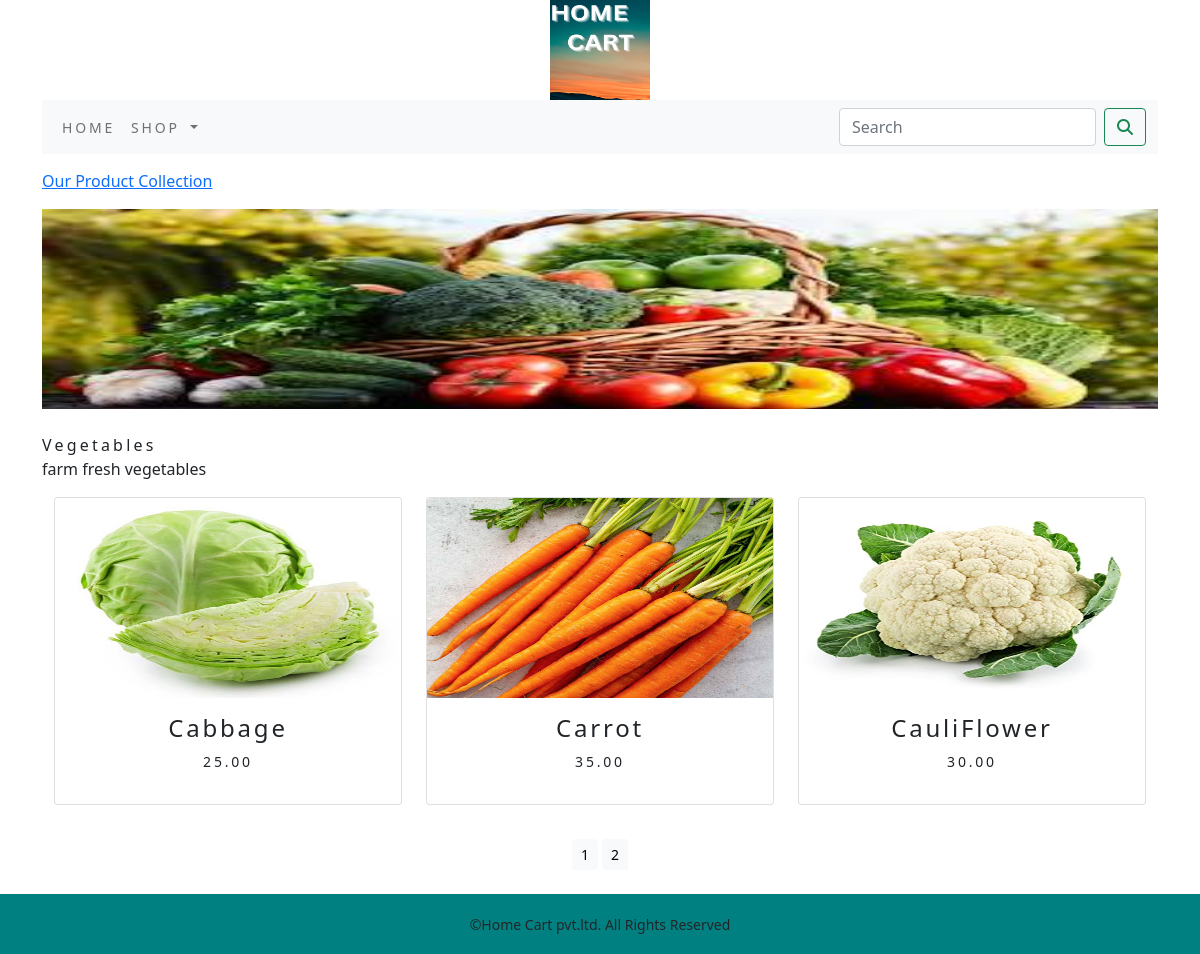
The page /shop/vegetables/ on the database its author committed.
### Shopping/models.py (models this page shows, shortened)
class Category(models.Model):
    name=models.CharField(max_length=250,unique=True)
    slug=models.SlugField(max_length=250,unique=True)
    description=models.TextField(blank=True)
    image=models.ImageField(upload_to='category',blank=True)
    class Meta:
        ordering=('name',)
        verbose_name='category'
        verbose_name_plural='categories'
    def get_url(self):
        return reverse('Shopping:products_by_category', args=[self.slug])

class Products(models.Model):
    name=models.CharField(max_length=250,unique=True)
    slug=models.SlugField(max_length=250,unique=True)
    description=models.CharField(max_length=250,unique=True)
    price=models.DecimalField(max_digits=10,decimal_places=2)
    category=models.ForeignKey(Category,on_delete=models.CASCADE)
    image=models.ImageField(upload_to='product')
    stock=models.IntegerField()
    available=models.BooleanField(default=True)
    created=models.DateTimeField(auto_now_add=True)
    updated=models.DateTimeField(auto_now=True)
    def get_url(self):
        return reverse('Shopping:proDetail',args=[self.category.slug,self.slug])
    class Meta:
        ordering = ('name',)
        verbose_name = 'product'
        verbose_name_plural = 'products'

### Shopping/views.py (the view)
# urls.py: path('',views.AllProdCat,name='AllProdCat'),
def AllProdCat(request, c_slug=None):
     c_page=None
     products_list=None
     if c_slug!=None :
         c_page=get_object_or_404(Category,slug=c_slug)
         products_list=Products.objects.all().filter(category=c_page,available=True)
     else:
         products_list=Products.objects.all().filter(available=True)
     paginator=Paginator(products_list,3)
     try:
         page=int(request.GET.get('page',1))
     except:
         page=1
     try:
         products=paginator.page(page)
     except (Exception,InvalidPage):
         products=paginator.page(paginator.num_pages)
     return render(request,"category.html",{'category':c_page,'products':products})

### Shopping/context_processors.py (called while the page is built)
def menu_links(request):
    links=Category.objects.all()
    return dict(links=links)

### cart/context_processors.py (called while the page is built)
def counter(request):
    item_count=0
    if 'admin' in request.path:
        return {}
    else:
        try:
            cart=Cart.objects.filter(cart_id=_cart_id(request))
            cart_items=CartItem.objects.all().filter(cart=cart[:1])
            for cart_item in cart_items:
                item_count += cart_item.quantity
        except Cart.DoesNotExist:
            item_count=0
    return dict(item_count=item_count)

### cart/views.py (called while the page is built)
def _cart_id(request):
    cart=request.session.session_key
    if not cart:
        cart=request.session.create()
    return cart

### templates/category.html (shortened to what this page needs)
{% extends 'base.html' %}
{% load static %}
{% block content %}
    {% if category %}
        <div>
            <div class="row my_row_class">
                <div class="mx_auto">
                <p><a href="{% url 'Shopping:AllProdCat' %}">Our Product Collection</a> </p>
                </div>
            </div>
        </div>
    {% endif %}
<div class="mx_auto">
    {% if category %}
    <img class="my_image" src="{{category.image.url}}" alt="{{category.name}}">
</div>
<br>
<div>
    <hi class="text-center my_title">{{category.name}}</hi>
    <p class="text-justify" >{{category.description}}</p>
</div>
    {% endif %}
<div class="container">
    <div class="row mx_auto">
        {% for product in products.object_list %}
        <div class="my_bottom_margin col-9 col-sm-12 col-md-4 col-lg-4">
            <div class="card text-center " style="min-width:18rem;">
                <a href="{{product.get_url}}"><img class="card-img-top my_image" src="{{product.image.url}}" alt="{{product.name}}" height="300px"></a>
                <div class="card-body">
                    <h4>{{product.name}}</h4>
                    <p>{{product.price}}</p>
                </div>
            </div>
        </div>
        {% endfor %}
    </div>
</div>
<br>
<div class="container">
    <div class="mx-auto">
     {% if products.paginator.num_pages > 1 %}
    <div class="text-center">
        {% for pg in products.paginator.page_range %}
        <a href ="?page={{pg}}" class="btn btn-light btn-sm {% if products.number == pg %} active {% endif %}">{{pg}}</a>
        {% endfor %}
    </div>
    {% endif %}
    </div>
    <br>
</div>
{% endblock %}

### static/css/custom.css (style rules this page uses)
body { font-family: 'Roboto', sans-serif; }
.my_row_class { padding-top:15px; }
.my_image { width:100%; height:200px; }
.my_title { font-size:16px; text_transform:uppercase; letter-spacing:.2em; }
.my_bottom_margin { margin-bottom:10px; }
.card-body { font-size:14px; text_transform:uppercase; letter-spacing:.2em; }

### rows shown on the page
Category: image (picture), name "Vegetables", description "farm fresh vegetables"
Products: image (picture), name "Cabbage", price "25.00"
Products: image (picture), name "Carrot", price "35.00"
Products: image (picture), name "CauliFlower", price "30.00"

### other values the page prints
{{ pg }} "1" "2"
